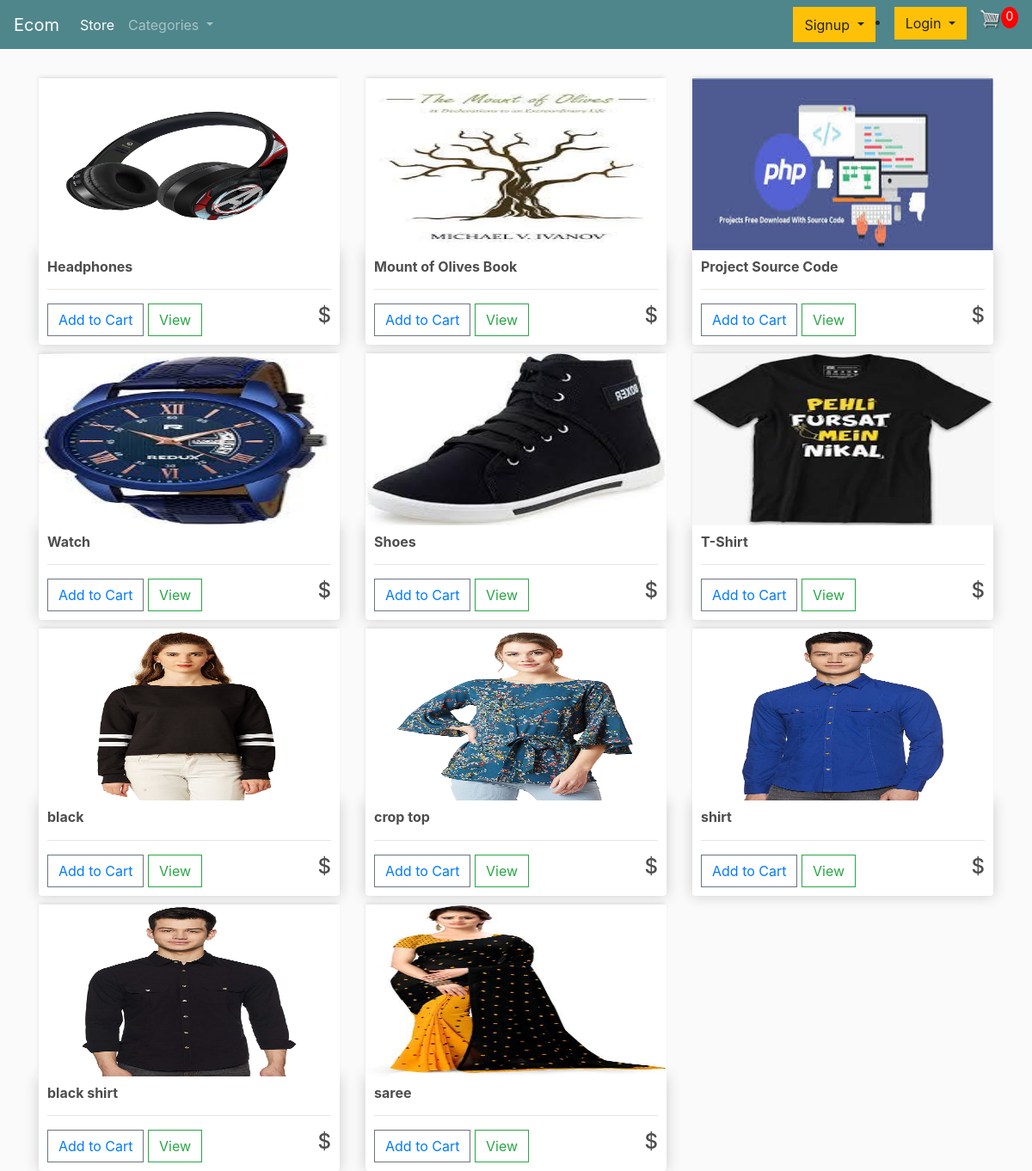
The page / on the database its author committed.
### store/models.py (models this page shows, shortened)
class Product(models.Model):
    name = models.CharField(max_length=200, null=True)
    price = models.DecimalField(max_digits=7, decimal_places=2)
    category = models.ForeignKey(Category, on_delete=models.CASCADE, default=1)
    digital = models.BooleanField(default=False, null=True, blank=False)
    image = models.ImageField(null=True, blank=True)
    @property
    def imageURL(self):
        try:
            url = self.image.url
        except:
            url=''
        return url

### store/views.py (the view)
# urls.py: path('', include('store.urls')),
def store(request):
	data = cartData(request)
	cartItems = data['cartItems']
	products = Product.objects.all()
	context = {'products':products, 'cartItems':cartItems}
	return render(request, 'store/store.html', context)

### store/utils.py (called while the page is built, shortened)
def cookieCart(request):
	try:
		cart = json.loads(request.COOKIES['cart'])
	except:
		cart = {}
		print('CART:', cart)
	items = []
	order = {'get_cart_total':0, 'get_cart_items':0, 'shipping':False}
	cartItems = order['get_cart_items']
	return {'cartItems':cartItems ,'order':order, 'items':items}

def cartData(request):
	if request.user.is_authenticated:
		customer = request.user.customer
		order, created = Order.objects.get_or_create(customer=customer, complete=False)
		items = order.orderitem_set.all()
		cartItems = order.get_cart_items
	else:
		cookieData = cookieCart(request)
		cartItems = cookieData['cartItems']
		order = cookieData['order']
		items = cookieData['items']
	return {'cartItems':cartItems ,'order':order, 'items':items}

### store/templates/store/store.html
{% extends 'store/main.html' %}
{% load static %}
{% block content %}
	<div class="row">
		{% for product in products %}
		<div class="col-lg-4">
		<img class="thumbnail" src="{{product.imageURL}}">
			<div class="box-element product">
				<h6><strong>{{product.name}}</strong></h6>
				<hr>
				{% if request.session.newcustomer %}
				<button data-product={{product.id}} data-action="add" class="btn btn-outline-secondary add-btn update-cart">
				Add to Cart</button>
				 {% else %}
				<button data-product={{product.id}} data-action="add" class="btn btn-outline-secondary add-btn ">
				<a href="{% url 'login' %}">Add to Cart</a></button>
				 {% endif %}
				<a class="btn btn-outline-success" href="#">View</a>
				<h4 style="display: inline-block;float: right">${{products.price|floatformat:2}}</h4>
			</div>
		</div>
		{% endfor %}
	</div>
{% endblock content %}

### store/templates/store/main.html (shortened to what this page needs)
<!DOCTYPE html>
{% load static %}
<html>
<head>
	<link rel="stylesheet" href="https://stackpath.bootstrapcdn.com/bootstrap/4.4.1/css/bootstrap.min.css">
	<link rel="stylesheet" type="text/css" href="{% static 'css/main.css' %}">
</head>
<body>
	<nav class="navbar navbar-expand-lg navbar-dark bg-dark">
	  <a class="navbar-brand" href="{% url 'store' %}">Ecom</a>
	  <div class="collapse navbar-collapse" id="navbarSupportedContent">
	    <ul class="navbar-nav mr-auto">
	      <li class="nav-item active">
	        <a class="nav-link" href="{% url 'store' %}">Store <span class="sr-only">(current)</span></a>
	      </li>
        <li class="nav-item dropdown">
        <a class="nav-link dropdown-toggle" href="#" id="navbarDropdownMenuLink"  data-toggle="dropdown" >
         Categories
        </a>
      </li>
    </ul>
  </div>
	    <div class="form-inline my-2 my-lg-0">
		{% if request.session.newcustomer %}
	 <button class="navbar-toggler" type="button" data-toggle="collapse" data-target="#navbar-list-4" aria-controls="navbarNav" aria-expanded="false" aria-label="Toggle navigation">
    <span class="navbar-toggler-icon"></span>
  </button>
  <div class="collapse navbar-collapse" id="navbar-list-4">
    <ul class="navbar-nav">
        <li class="nav-item dropdown">
        <a class="nav-link dropdown-toggle" href="#" id="navbarDropdownMenuLink" role="button" data-toggle="dropdown" aria-haspopup="true" aria-expanded="false">
          <img src="{% static 'images/userprofile.png' %}" width="40" height="40" class="rounded-circle">
        </a>
        <div class="dropdown-menu" aria-labelledby="navbarDropdownMenuLink">
          <a class="dropdown-item" href="{% url 'logout' %}">Previous orders</a>
          <a class="dropdown-item" href="{% url 'edit_profile' %}">Edit Profile</a>
          <a class="dropdown-item" href="{% url 'logout' %}">Log Out</a>
        </div>
      </li>
    </ul>
  </div>
		 <a href="{% url 'cart' %}">
	    		<img  id="cart-icon" src="{% static 'images/cart.png' %}">
	    	</a>
	    	<p id="cart-total">{{cartItems}}</p>
		 {% else %}
<div class="btn-group">
  <button type="button" class="btn btn-warning dropdown-toggle" data-toggle="dropdown" aria-haspopup="true" aria-expanded="false">
    Signup
  </button>
 <li class="nav-item active">
<div class="btn-group">
  <button type="button" class="btn btn-warning dropdown-toggle" data-toggle="dropdown" aria-haspopup="true" aria-expanded="false">
  Login
  </button>
</li>
 <a href="{% url 'cart' %}">
	    		<img  id="cart-icon" src="{% static 'images/cart.png' %}">
	    	</a>
	    	<p id="cart-total">{{cartItems}}</p>
			 {% endif %}
	  </div>
	</nav>
     <div class="container">
            <br>
            {% block content %}
            {% endblock content %}
         </div>
</body>
</html>

### ecommerce/static/css/main.css (style rules this page uses)
body { background-color: hsl(0, 0%, 98%); }
h1,h2,h3,h4,h5,h6 { color:hsl(0, 0%, 30%); }
.box-element { box-shadow:hsl(0, 0%, 80%) 0 0 16px; background-color: #fff; border-radius: 4px; padding: 10px; }
.thumbnail { width: 100%; height: 200px; -webkit-box-shadow: -1px -3px 5px -2px rgba(214,214,214,1); -moz-box-shadow: -1px -3px 5px -2px rgba(214,214,214,1); box-shadow: -1px -3px 5px -2px rgba(214,214,214,1); }
.product { border-radius: 0 0 4px 4px; }
.bg-dark { background-color: #4f868c!important; }
#cart-icon { width:25px; display: inline-block; margin-left: 15px; }
#cart-total { display: block; text-align: center; color:#fff; background-color: red; width: 20px; height: 25px; border-radius: 50%; font-size: 14px; }
.col-lg-4, .col-lg-6, .col-lg-8, .col-lg-12 { margin-top: 10px; }
.btn { border-radius: 0; }

### rows shown on the page
Product: imageURL (picture), name "Headphones"
Product: imageURL (picture), name "Mount of Olives Book"
Product: imageURL (picture), name "Project Source Code"
Product: imageURL (picture), name "Watch"
Product: imageURL (picture), name "Shoes"
Product: imageURL (picture), name "T-Shirt"
Product: imageURL (picture), name "black"
Product: imageURL (picture), name "crop top"
Product: imageURL (picture), name "shirt"
Product: imageURL (picture), name "black shirt"
Product: imageURL (picture), name "saree"

### other values the page prints
{{ cartItems }} "0"
